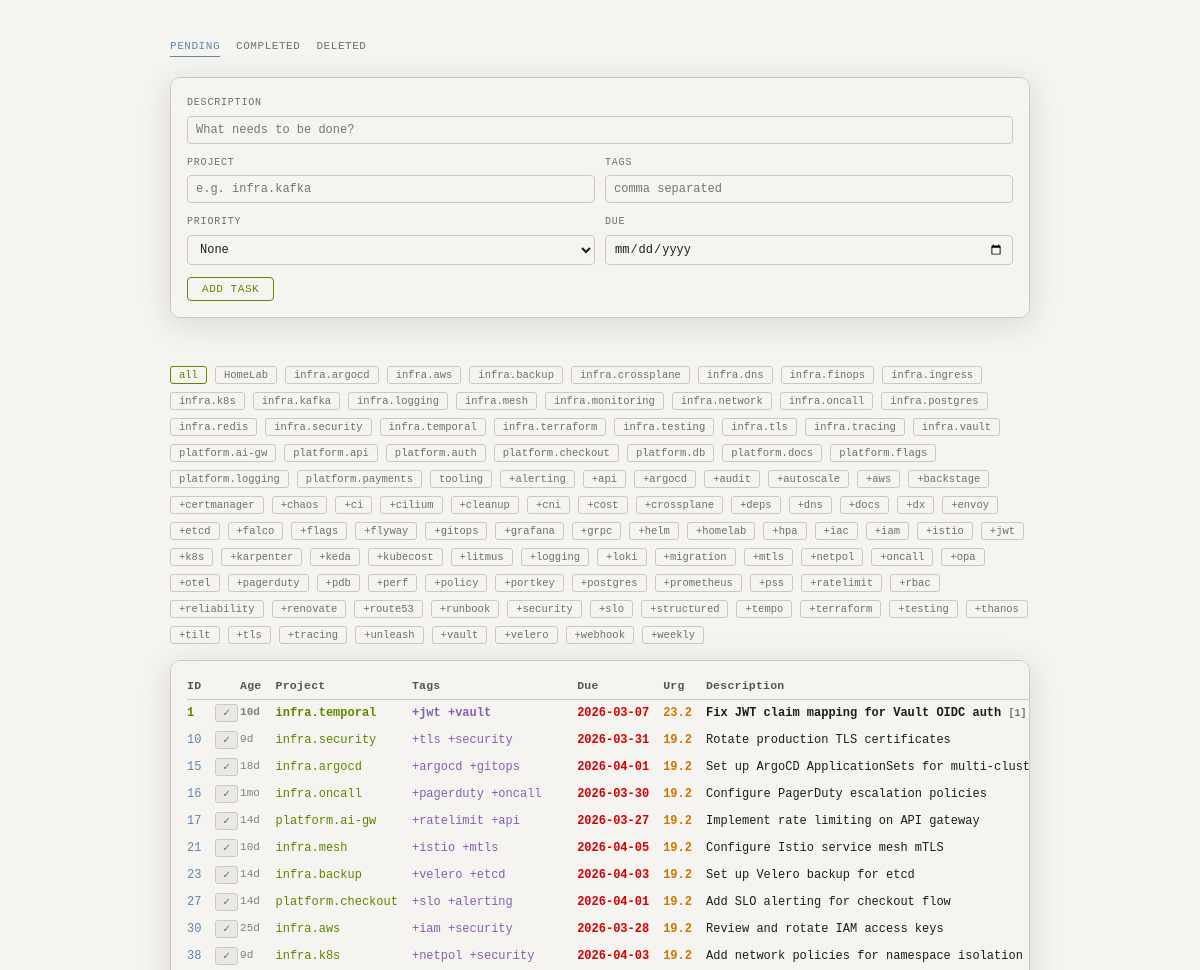
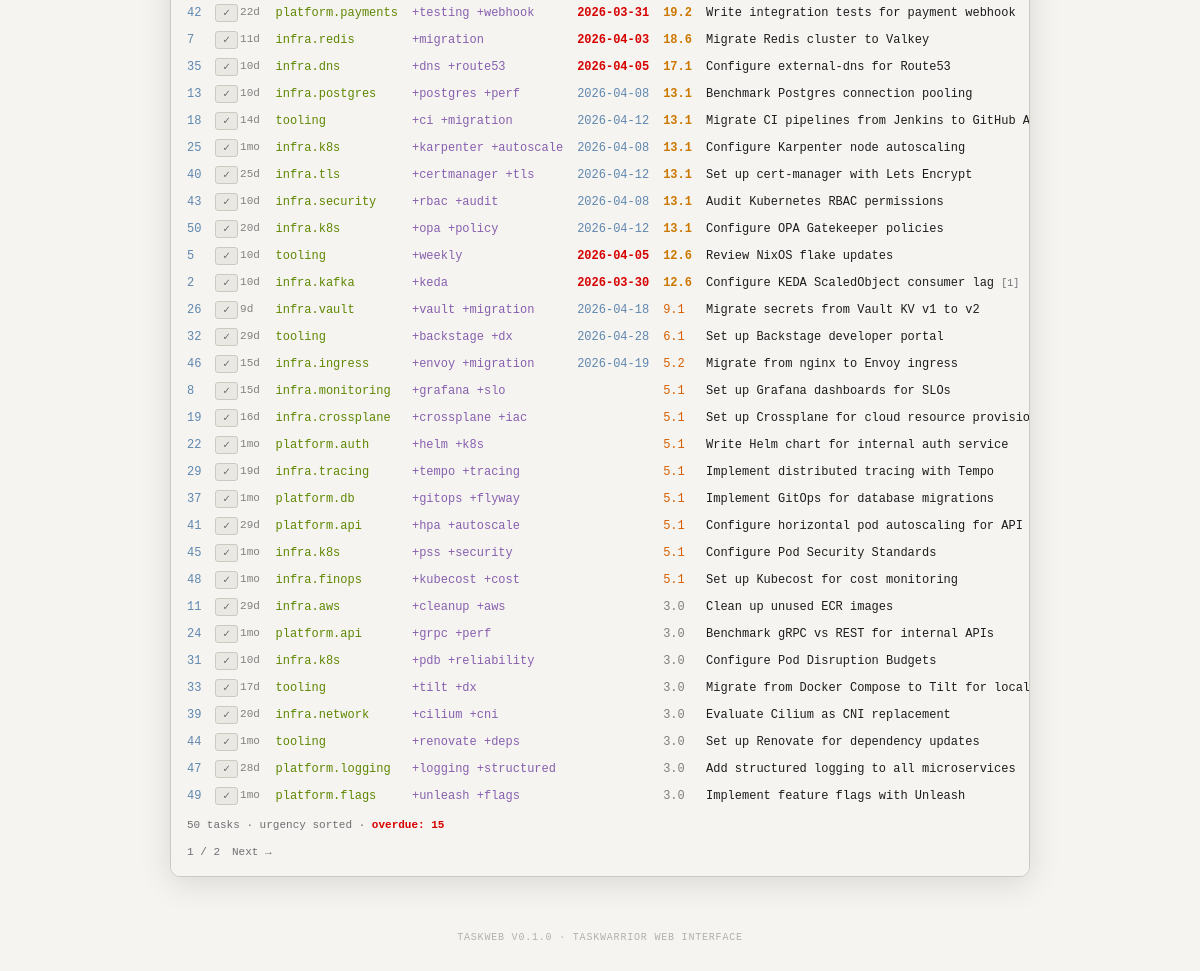
The page / on the database its author committed (2 pictures, top to bottom).
### tables this page shows
CREATE TABLE tasks (uuid STRING PRIMARY KEY, data STRING);

### taskweb/server.py (the view)
    @app.route("/")
    def index():
        project_filter = request.args.get("project", "")
        tag_filter = request.args.get("tag", "")
        page = max(1, request.args.get("page", 1, type=int))
        filter_str = ""
        if project_filter:
            filter_str += f"project:{project_filter} "
        if tag_filter:
            filter_str += f"+{tag_filter} "
        all_tasks = get_pending_tasks(filter_str.strip())
        derived = derive_from_tasks(all_tasks)
        total = len(all_tasks)
        total_pages = max(1, (total + PER_PAGE - 1) // PER_PAGE)
        page = min(page, total_pages)
        tasks = all_tasks[(page - 1) * PER_PAGE : page * PER_PAGE]
        return render_template(
            "index.html",
            tasks=tasks,
            projects=derived["projects"],
            tags=derived["tags"],
            counts=derived["counts"],
            current_project=project_filter,
            current_tag=tag_filter,
            page=page,
            total_pages=total_pages,
        )

### taskweb/tasks.py (called while the page is built, shortened)
def _db_path() -> Path:
    data_dir = os.environ.get("TASKDATA", os.path.expanduser("~/.local/share/task"))
    return Path(data_dir) / "taskchampion.sqlite3"

def _connect() -> sqlite3.Connection:
    conn = sqlite3.connect(str(_db_path()), timeout=10)
    conn.execute("PRAGMA journal_mode=WAL")
    return conn

def _calculate_urgency(due: str, priority: str, start: str, tags: list[str], status: str) -> float:
    urg = 0.0
    if due:
        try:
            days_until = (int(due) - time.time()) / 86400
            if days_until < 0:
                urg += 12.0
            elif days_until < 7:
                urg += 8.0
            elif days_until < 14:
                urg += 4.0
            else:
                urg += 1.0
        except (ValueError, TypeError):
            pass
    if priority == "H":
        urg += 6.0
    elif priority == "M":
        urg += 3.9
    elif priority == "L":
        urg += 1.8
    if start:
        urg += 4.0
    if tags:
        urg += min(len(tags), 3) * 0.6
    return round(urg, 1)

def _get_working_set(conn: sqlite3.Connection) -> dict[str, int]:
    c = conn.cursor()
    c.execute("SELECT id, uuid FROM working_set")
    return {uuid: id_ for id_, uuid in c.fetchall()}

def get_tasks(status_filter: str = "") -> list[Task]:
    conn = _connect()
    try:
        working_set = _get_working_set(conn)
        c = conn.cursor()
        c.execute("SELECT uuid, data FROM tasks")
        tasks = []
        for uuid, data_str in c.fetchall():
            data = json.loads(data_str)
            if status_filter and data.get("status", "pending") != status_filter:
                continue
            tasks.append(_parse_task_data(uuid, data, working_set))
        tasks.sort(key=lambda t: t.urgency, reverse=True)
        return tasks
    finally:
        conn.close()

def get_pending_tasks(filter_str: str = "") -> list[Task]:
    tasks = get_tasks("pending")
    if not filter_str:
        return tasks

def derive_from_tasks(tasks: list[Task]) -> dict:
    projects = sorted({t.project for t in tasks if t.project})
    tags = set()
    for t in tasks:
        tags.update(t.tags)
    overdue = [t for t in tasks if t.is_overdue]
    return {
        "projects": projects,
        "tags": sorted(tags),
        "counts": {
            "pending": len(tasks),
            "overdue": len(overdue),
        },
    }

    @property
    def is_active(self) -> bool:
        return bool(self.start)

### taskweb/templates/index.html (shortened to what this page needs)
{% extends "base.html" %}
{% block content %}
<div class="add-form">
  <div class="window form-window">
    <div class="content">
      <form method="POST" action="{{ url_for('add') }}">
        <div class="form-grid">
          <div class="full">
            <label for="description">Description</label>
            <input type="text" id="description" name="description" placeholder="What needs to be done?" required>
          </div>
          <div>
            <label for="project">Project</label>
            <input type="text" id="project" name="project" placeholder="e.g. infra.kafka" list="project-list">
          </div>
          <div>
            <label for="tags">Tags</label>
            <input type="text" id="tags" name="tags" placeholder="comma separated">
          </div>
          <div>
            <label for="priority">Priority</label>
            <select id="priority" name="priority">
              <option value="">None</option>
            </select>
          </div>
          <div>
            <label for="due">Due</label>
            <input type="date" id="due" name="due">
          </div>
        </div>
        <div class="form-actions">
          <button type="submit" class="btn-submit">Add Task</button>
        </div>
      </form>
    </div>
  </div>
</div>
{% if projects or tags %}
<div class="filters">
  <a href="{{ url_for('index') }}" class="filter-chip {% if not current_project and not current_tag %}active{% endif %}">all</a>
  {% for p in projects %}
  <a href="{{ url_for('index', project=p) }}" class="filter-chip {% if current_project == p %}active{% endif %}">{{ p }}</a>
  {% endfor %}
  {% for t in tags %}
  <a href="{{ url_for('index', tag=t) }}" class="filter-chip {% if current_tag == t %}active{% endif %}">+{{ t }}</a>
  {% endfor %}
</div>
{% endif %}
<div class="window">
  <div class="content">
    {% if tasks %}
    <table class="tw">
      <thead>
        <tr>
          <th>ID</th>
          <th></th>
          <th>Age</th>
          <th>Project</th>
          <th>Tags</th>
          <th>Due</th>
          <th>Urg</th>
          <th>Description</th>
        </tr>
      </thead>
      <tbody>
        {% for task in tasks %}
        <tr class="{% if task.is_active %}active-row{% endif %}">
          <td class="{% if task.is_recurring %}recur{% else %}id{% endif %}">{{ task.id }}</td>
          <td class="action-col">
            <form method="POST" action="{{ url_for('done', uuid=task.uuid) }}">
              <button type="submit" class="btn btn-done" title="Complete">✓</button>
            </form>
          </td>
          <td class="age">{{ task.age }}</td>
          <td class="proj">{{ task.project }}</td>
          <td class="{% if 'next' in task.tags %}tag-next{% else %}tag{% endif %}">
            {% for t in task.tags %}+{{ t }}{% if not loop.last %} {% endif %}{% endfor %}
          </td>
          <td class="{% if task.is_overdue %}due{% elif task.due %}due-ok{% endif %}">{{ task.due_formatted }}</td>
          <td class="{% if task.urgency >= 10 %}urg-hi{% elif task.urgency >= 4 %}urg{% else %}urg-lo{% endif %}">{{ "%.1f"|format(task.urgency) }}</td>
          <td class="desc">
            <a href="{{ url_for('task_detail', uuid=task.uuid) }}" class="task-link">
              {{ task.description }}{% if task.is_recurring %} ↻{% endif %}{% if task.annotations %} <span class="annotation-count">[{{ task.annotations|length }}]</span>{% endif %}
            </a>
          </td>
        </tr>
        {% endfor %}
      </tbody>
    </table>
    <div class="tw-footer">
      {{ counts.pending }} tasks · urgency sorted
      {% if counts.overdue %} · <span class="due">overdue: {{ counts.overdue }}</span>{% endif %}
      {% if total_pages > 1 %}
      <div class="pagination">
        <span>{{ page }} / {{ total_pages }}</span>
        {% if page < total_pages %}
        <a href="{{ url_for('index', project=current_project, tag=current_tag, page=page+1) }}">Next &rarr;</a>
        {% endif %}
      </div>
      {% endif %}
    </div>
    {% else %}
    <div class="empty">No pending tasks. Add one above.</div>
    {% endif %}
  </div>
</div>
{% endblock %}

### taskweb/templates/base.html (shortened to what this page needs)
<!DOCTYPE html>
<html lang="en">
<head>
  <link rel="stylesheet" href="{{ url_for('static', filename='style.css') }}">
</head>
<body>
<nav>
  <a href="{{ url_for('index') }}" class="{% if request.endpoint == 'index' %}active{% endif %}">Pending</a>
  <a href="{{ url_for('completed') }}" class="{% if request.endpoint == 'completed' %}active{% endif %}">Completed</a>
  <a href="{{ url_for('deleted') }}" class="{% if request.endpoint == 'deleted' %}active{% endif %}">Deleted</a>
</nav>
{% block content %}{% endblock %}
<footer>
  TaskWeb v0.1.0 &middot; Taskwarrior web interface
</footer>
</body>
</html>

### rows shown on the page
tasks: id "1", age "10d", project "infra.temporal", tags "jwt" "vault", due_formatted "2026-03-07", urgency "23.2", description "Fix JWT claim mapping for Vault OIDC auth", annotations|length "1"
tasks: id "10", age "9d", project "infra.security", tags "tls" "security", due_formatted "2026-03-31", urgency "19.2", description "Rotate production TLS certificates"
tasks: id "15", age "18d", project "infra.argocd", tags "argocd" "gitops", due_formatted "2026-04-01", urgency "19.2", description "Set up ArgoCD ApplicationSets for…"
tasks: id "16", age "1mo", project "infra.oncall", tags "pagerduty" "oncall", due_formatted "2026-03-30", urgency "19.2", description "Configure PagerDuty escalation policies"
tasks: id "17", age "14d", project "platform.ai-gw", tags "ratelimit" "api", due_formatted "2026-03-27", urgency "19.2", description "Implement rate limiting on API gateway"
tasks: id "21", age "10d", project "infra.mesh", tags "istio" "mtls", due_formatted "2026-04-05", urgency "19.2", description "Configure Istio service mesh mTLS"
tasks: id "23", age "14d", project "infra.backup", tags "velero" "etcd", due_formatted "2026-04-03", urgency "19.2", description "Set up Velero backup for etcd"
tasks: id "27", age "14d", project "platform.checkout", tags "slo" "alerting", due_formatted "2026-04-01", urgency "19.2", description "Add SLO alerting for checkout flow"
tasks: id "30", age "25d", project "infra.aws", tags "iam" "security", due_formatted "2026-03-28", urgency "19.2", description "Review and rotate IAM access keys"
tasks: id "38", age "9d", project "infra.k8s", tags "netpol" "security", due_formatted "2026-04-03", urgency "19.2", description "Add network policies for namespace isolation"
tasks: id "42", age "22d", project "platform.payments", tags "testing" "webhook", due_formatted "2026-03-31", urgency "19.2", description "Write integration tests for payment webhook"
tasks: id "7", age "11d", project "infra.redis", tags "migration", due_formatted "2026-04-03", urgency "18.6", description "Migrate Redis cluster to Valkey"
tasks: id "35", age "10d", project "infra.dns", tags "dns" "route53", due_formatted "2026-04-05", urgency "17.1", description "Configure external-dns for Route53"
tasks: id "13", age "10d", project "infra.postgres", tags "postgres" "perf", due_formatted "2026-04-08", urgency "13.1", description "Benchmark Postgres connection pooling"
tasks: id "18", age "14d", project "tooling", tags "ci" "migration", due_formatted "2026-04-12", urgency "13.1", description "Migrate CI pipelines from Jenkins to GitHub…"
tasks: id "25", age "1mo", project "infra.k8s", tags "karpenter" "autoscale", due_formatted "2026-04-08", urgency "13.1", description "Configure Karpenter node autoscaling"
tasks: id "40", age "25d", project "infra.tls", tags "certmanager" "tls", due_formatted "2026-04-12", urgency "13.1", description "Set up cert-manager with Lets Encrypt"
tasks: id "43", age "10d", project "infra.security", tags "rbac" "audit", due_formatted "2026-04-08", urgency "13.1", description "Audit Kubernetes RBAC permissions"
tasks: id "50", age "20d", project "infra.k8s", tags "opa" "policy", due_formatted "2026-04-12", urgency "13.1", description "Configure OPA Gatekeeper policies"
tasks: id "5", age "10d", project "tooling", tags "weekly", due_formatted "2026-04-05", urgency "12.6", description "Review NixOS flake updates"
tasks: id "2", age "10d", project "infra.kafka", tags "keda", due_formatted "2026-03-30", urgency "12.6", description "Configure KEDA ScaledObject consumer lag", annotations|length "1"
tasks: id "26", age "9d", project "infra.vault", tags "vault" "migration", due_formatted "2026-04-18", urgency "9.1", description "Migrate secrets from Vault KV v1 to v2"
tasks: id "32", age "29d", project "tooling", tags "backstage" "dx", due_formatted "2026-04-28", urgency "6.1", description "Set up Backstage developer portal"
tasks: id "46", age "15d", project "infra.ingress", tags "envoy" "migration", due_formatted "2026-04-19", urgency "5.2", description "Migrate from nginx to Envoy ingress"
tasks: id "8", age "15d", project "infra.monitoring", tags "grafana" "slo", urgency "5.1", description "Set up Grafana dashboards for SLOs"
tasks: id "19", age "16d", project "infra.crossplane", tags "crossplane" "iac", urgency "5.1", description "Set up Crossplane for cloud resource…"
tasks: id "22", age "1mo", project "platform.auth", tags "helm" "k8s", urgency "5.1", description "Write Helm chart for internal auth service"
tasks: id "29", age "19d", project "infra.tracing", tags "tempo" "tracing", urgency "5.1", description "Implement distributed tracing with Tempo"
tasks: id "37", age "1mo", project "platform.db", tags "gitops" "flyway", urgency "5.1", description "Implement GitOps for database migrations"
tasks: id "41", age "29d", project "platform.api", tags "hpa" "autoscale", urgency "5.1", description "Configure horizontal pod autoscaling for API"
tasks: id "45", age "1mo", project "infra.k8s", tags "pss" "security", urgency "5.1", description "Configure Pod Security Standards"
tasks: id "48", age "1mo", project "infra.finops", tags "kubecost" "cost", urgency "5.1", description "Set up Kubecost for cost monitoring"
tasks: id "11", age "29d", project "infra.aws", tags "cleanup" "aws", urgency "3.0", description "Clean up unused ECR images"
tasks: id "24", age "1mo", project "platform.api", tags "grpc" "perf", urgency "3.0", description "Benchmark gRPC vs REST for internal APIs"
tasks: id "31", age "10d", project "infra.k8s", tags "pdb" "reliability", urgency "3.0", description "Configure Pod Disruption Budgets"
tasks: id "33", age "17d", project "tooling", tags "tilt" "dx", urgency "3.0", description "Migrate from Docker Compose to Tilt for local…"
tasks: id "39", age "20d", project "infra.network", tags "cilium" "cni", urgency "3.0", description "Evaluate Cilium as CNI replacement"
tasks: id "44", age "1mo", project "tooling", tags "renovate" "deps", urgency "3.0", description "Set up Renovate for dependency updates"
tasks: id "47", age "28d", project "platform.logging", tags "logging" "structured", urgency "3.0", description "Add structured logging to all microservices"
tasks: id "49", age "1mo", project "platform.flags", tags "unleash" "flags", urgency "3.0", description "Implement feature flags with Unleash"

### other values the page prints
{{ p }} "HomeLab" "infra.argocd" "infra.aws" "infra.backup" "infra.crossplane" "infra.dns" "infra.finops" "infra.ingress" "infra.k8s" "infra.kafka" "infra.logging" "infra.mesh" "infra.monitoring" "infra.network" "infra.oncall" "infra.postgres" "infra.redis" "infra.security" "infra.temporal" "infra.terraform" "infra.testing" "infra.tls" "infra.tracing" "infra.vault" "platform.ai-gw" "platform.api" "platform.auth" "platform.checkout" "platform.db" "platform.docs" "platform.flags" "platform.logging" "platform.payments" "tooling"
{{ t }} "alerting" "api" "argocd" "audit" "autoscale" "aws" "backstage" "certmanager" "chaos" "ci" "cilium" "cleanup" "cni" "cost" "crossplane" "deps" "dns" "docs" "dx" "envoy" "etcd" "falco" "flags" "flyway" "gitops" "grafana" "grpc" "helm" "homelab" "hpa" "iac" "iam" "istio" "jwt" "k8s" "karpenter" "keda" "kubecost" "litmus" "logging" "loki" "migration" "mtls" "netpol" "oncall" "opa" "otel" "pagerduty" "pdb" "perf" "policy" "portkey" "postgres" "prometheus" "pss" "ratelimit" "rbac" "reliability" "renovate" "route53" "runbook" "security" "slo" "structured" "tempo" "terraform" "testing" "thanos" "tilt" "tls" "tracing" "unleash" "vault" "velero" "webhook" "weekly"
{{ counts.pending }} "50"
{{ counts.overdue }} "15"
{{ page }} "1"
{{ total_pages }} "2"
